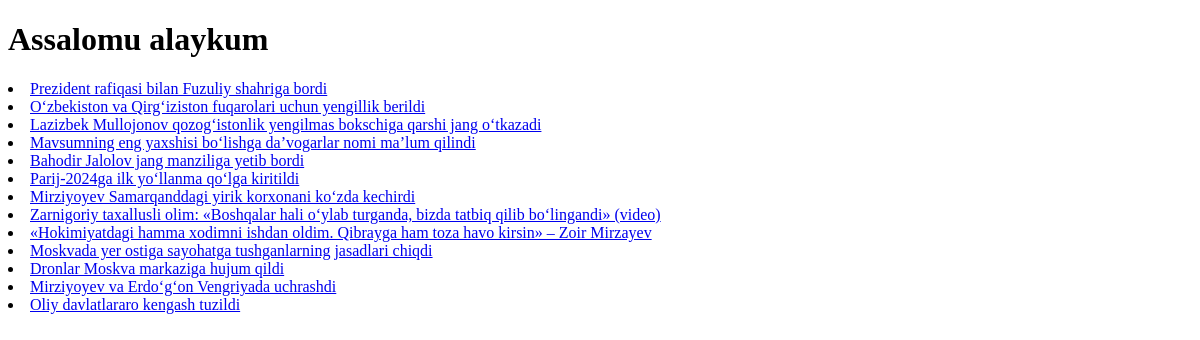
The page /news/ on the database as committed earlier.
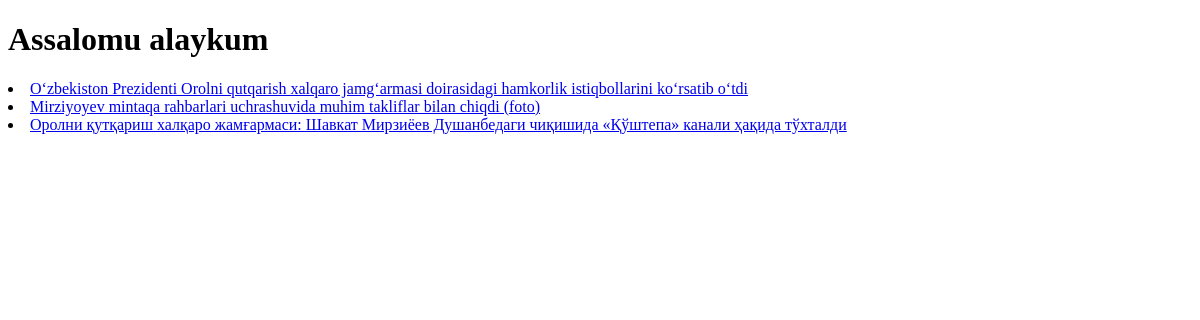
The same page on the database as committed later.
### news_app/models.py (models this page shows, shortened)
class News(models.Model):
    class Status(models.TextChoices):
        Draft = 'DF', 'Draft'
        Published = 'PB', 'Published'
    title = models.CharField(max_length=250)
    slug = models.CharField(max_length=250)
    body = models.TextField()
    image = models.ImageField(upload_to='images/')
    category = models.ForeignKey(
        Category,
        on_delete=models.CASCADE
    )
    publish_time = models.DateTimeField(default=timezone.now)
    create_time = models.DateTimeField(auto_now_add=True)
    upload_time = models.DateTimeField(auto_now=True)
    status = models.CharField(
        max_length=2,
        choices=Status.choices,
        default=Status.Draft
    )
    views=models.IntegerField(default=0)
    objects = models.Manager()
    published = PublishedManager()
    class Meta:
        ordering = ['-publish_time']
    def get_absolute_url(self):
        return reverse('list_detail', args=[self.slug])

### news_app/views.py (the view)
# urls.py: path('news/', list_view, name='list_view'),
def list_view(request):
    news_list = News.published.all()
    context = {
        'news_list': news_list
    }
    return render(request, 'list_view.html', context)

### news_app/context_processor.py (called while the page is built)
def context_processor(request):
    last_news = News.published.all().order_by('-publish_time')[:8]
    news_list = News.published.all().order_by('-publish_time')[:5]
    local_news = News.published.all().filter(category__name='Mahalliy')[:18]
    sport = News.published.all().filter(category__name='Sport')[:5]
    siyosat = News.published.all().filter(category__name='Siyosat')[:5]
    xorij = News.published.all().filter(category__name='Xorij')[:5]
    context = {
        'news_list': news_list,
        'local_news': local_news,
        'sport': sport,
        'siyosat': siyosat,
        'xorij': xorij,
        'last_news': last_news
    }
    return context

### news_app/models.py (called while the page is built)
    def get_queryset(self):
        return super().get_queryset().filter(status=News.Status.Published)

### template/list_view.html (shortened to what this page needs)
<!DOCTYPE html>
<html lang="en">
<head>
</head>
<body>
<h1>Assalomu alaykum</h1>
{%for news in news_list%}
<li><a href="{{ news.get_absolute_url }}">{{ news.title }}</a></li>
{%endfor%}
</body>
</html>

Rows that differ between the two databases and show on the page:
removed News: title "Prezident rafiqasi bilan Fuzuliy shahriga bordi"
removed News: title "O‘zbekiston va Qirg‘iziston fuqarolari uchun yengillik berildi"
removed News: title "Lazizbek Mullojonov qozog‘istonlik yengilmas bokschiga qarshi jang o‘tkazadi"
removed News: title "Mavsumning eng yaxshisi bo‘lishga da’vogarlar nomi ma’lum qilindi"
removed News: title "Bahodir Jalolov jang manziliga yetib bordi"
removed News: title "Parij-2024ga ilk yo‘llanma qo‘lga kiritildi"
removed News: title "Mirziyoyev Samarqanddagi yirik korxonani ko‘zda kechirdi"
removed News: title "Zarnigoriy taxallusli olim: «Boshqalar hali o‘ylab turganda, bizda tatbiq qilib bo‘lingandi» (video)"
removed News: title "«Hokimiyatdagi hamma xodimni ishdan oldim. Qibrayga ham toza havo kirsin» – Zoir Mirzayev"
removed News: title "Moskvada yer ostiga sayohatga tushganlarning jasadlari chiqdi"
removed News: title "Dronlar Moskva markaziga hujum qildi"
removed News: title "Mirziyoyev va Erdo‘g‘on Vengriyada uchrashdi"
removed News: title "Oliy davlatlararo kengash tuzildi"
added News: title "O‘zbekiston Prezidenti Orolni qutqarish xalqaro jamg‘armasi doirasidagi hamkorlik istiqbollarini ko‘rsatib o‘tdi"
added News: title "Mirziyoyev mintaqa rahbarlari uchrashuvida muhim takliflar bilan chiqdi (foto)"
added News: title "Оролни қутқариш халқаро жамғармаси: Шавкат Мирзиёев Душанбедаги чиқишида «Қўштепа» канали ҳақида тўхталди"
